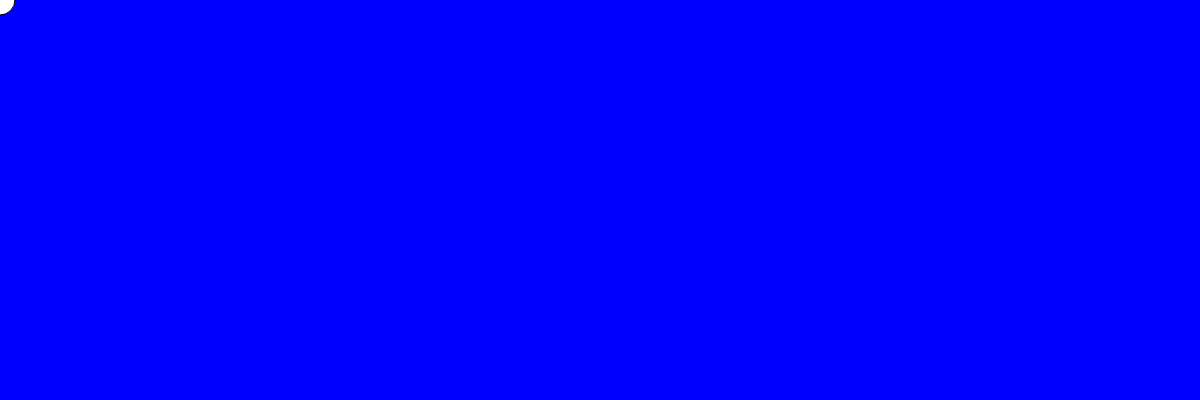
Frame 1 (no input)
Frame 60 (no input): identical to frame 1, image omitted
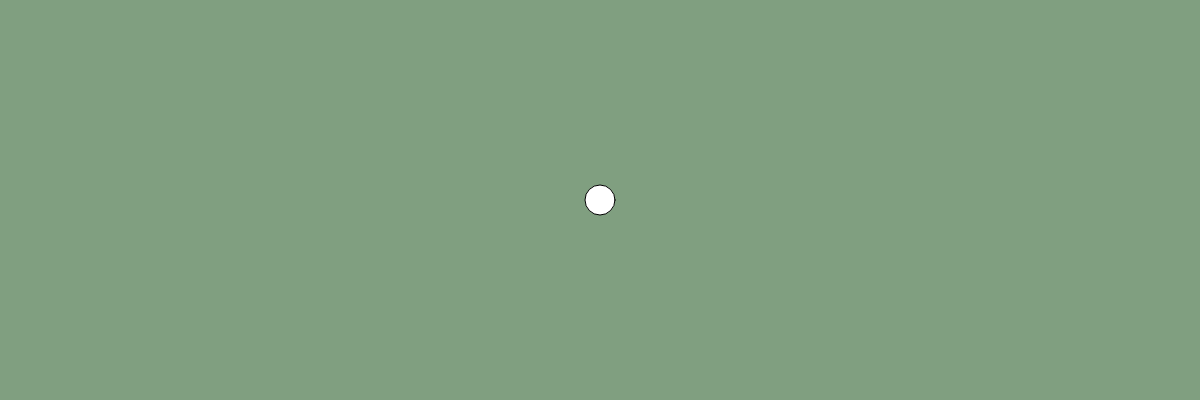
Frame 120 (the mouse pressed at the canvas centre since frame 60)

The p5.js sketch that drew these frames (run headless with seeded random() and noise() and a simulated clock; from frame 60 on, the mouse is pressed at the canvas centre):

// p5.js sketch
// ── sketch.js

var r = 0;
var g = 50;
var b=255;

// INITIALIZE ALL YOUR VARIABLES
// Ideally you would create 3 variables. red blue green or r, g, b


function setup(){

  createCanvas(1200,400);
}


function draw(){

  // change the value of Red based on the mouse movement about the X axis
  r = mouseX;
  r = map(r,0,1200,0,255);
  
  // change the value of Green based on the mouse movement about the X axis
  g = mouseX;
  g = map(g,100,900,0,255);
   
  // change the value of Blue based on the mouse movement about the X axis
  b = mouseX;
  b = map(b,0,1200,255,0);

  // Use the map() function to do so. 

  // Pass the values to the background() function you have learnt previously.
  background(r,g,b);

  // Create an ellipse that will move around with you mouse about the X axis.ellipse(x,y,xradius,yradius)
  // Remember to fill the canvas with white paint before creating the ellipse.fill("white")
  fill("white");
  ellipse(mouseX,mouseY,30,30);
}
